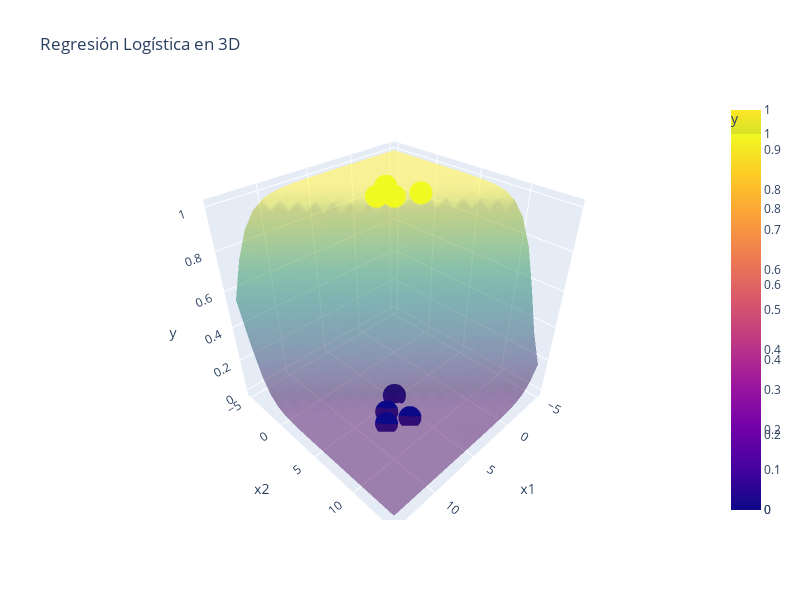

This figure's notebook cell:
### Code cell
import plotly.express as px
import pandas as pd
import plotly.graph_objects as go
import numpy as np
import plotly.io as pio
from sklearn.linear_model import LogisticRegression

# Ejemplo de regresión logística con visualización en 3D

# Datos de ejemplo, observaciones con dos características
data = {
    "x1": [5, 7, 8, 6, 5, 3 , 4, 2, 1, 3],
    "x2": [5, 6, 7, 8, 5, 3, 2, 1, 4, 2],
    "y": [0, 0, 0, 0, 0, 1, 1, 1, 1, 1]
}

df = pd.DataFrame(data)

# Regresión logística
model = LogisticRegression()
X = df[["x1", "x2"]]
y = df["y"]
model.fit(X, y)

# Visualización en 3D de los datos y la frontera de decisión
fig = px.scatter_3d(df, x='x1', y='x2', z='y', color='y', title='Regresión Logística en 3D', width=800, height=600)
import numpy as np
xx, yy = np.meshgrid(range(-5, 15), range(-5, 15))
zz = model.predict_proba(np.c_[xx.ravel(), yy.ravel()])[:, 1]
zz = zz.reshape(xx.shape)
fig.add_trace(go.Surface(x=xx, y=yy, z=zz, colorscale='Viridis', opacity=0.5))
fig.show()

### Figure 1 — Plotly figure (JSON) as saved in the notebook; plotly's stock layout.template omitted (floating-point values rounded to 4 significant figures; data arrays with more than 128 entries replaced by an {"elided": "..."} marker saying what was removed)
{"data": [{"hovertemplate": "x1=%{x}<br>x2=%{y}<br>y=%{marker.color}<extra></extra>", "legendgroup": "", "marker": {"color": [0, 0, 0, 0, 0, 1, 1, 1, 1, 1], "coloraxis": "coloraxis", "symbol": "circle"}, "mode": "markers", "name": "", "scene": "scene", "showlegend": false, "type": "scatter3d", "x": [5, 7, 8, 6, 5, 3, 4, 2, 1, 3], "y": [5, 6, 7, 8, 5, 3, 2, 1, 4, 2], "z": [0, 0, 0, 0, 0, 1, 1, 1, 1, 1]}, {"colorscale": [[0, "#440154"], [0.1111, "#482878"], [0.2222, "#3e4989"], [0.3333, "#31688e"], [0.4444, "#26828e"], [0.5556, "#1f9e89"], [0.6667, "#35b779"], [0.7778, "#6ece58"], [0.8889, "#b5de2b"], [1, "#fde725"]], "opacity": 0.5, "type": "surface", "x": {"elided": "20x20 int values"}, "y": {"elided": "20x20 int values"}, "z": {"elided": "20x20 float values"}}], "layout": {"coloraxis": {"colorbar": {"title": {"text": "y"}}, "colorscale": [[0, "#0d0887"], [0.1111, "#46039f"], [0.2222, "#7201a8"], [0.3333, "#9c179e"], [0.4444, "#bd3786"], [0.5556, "#d8576b"], [0.6667, "#ed7953"], [0.7778, "#fb9f3a"], [0.8889, "#fdca26"], [1, "#f0f921"]]}, "height": 600, "legend": {"tracegroupgap": 0}, "scene": {"domain": {"x": [0, 1], "y": [0, 1]}, "xaxis": {"title": {"text": "x1"}}, "yaxis": {"title": {"text": "x2"}}, "zaxis": {"title": {"text": "y"}}}, "title": {"text": "Regresión Logística en 3D"}, "width": 800}}
